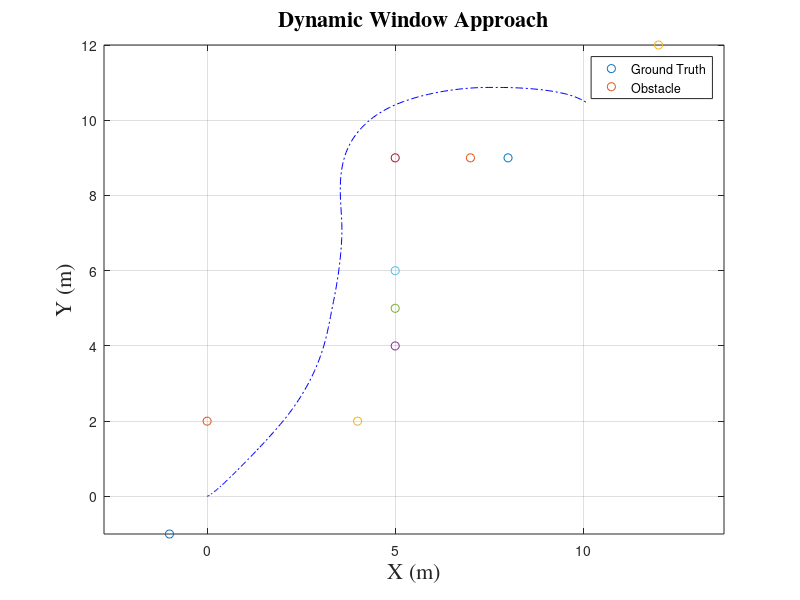

The MATLAB script that drew this image:
clear;
close all;
clc;
% reading file
fileID = fopen('data.txt', 'r');
formatSpec = '%f';
size = [3 1000];
data = fscanf(fileID, formatSpec, size);

Obstacle = [-1, -1;
            0, 2;
            4, 2;
            5, 4;
            5, 5;
            5, 6;
            5, 9;
            8, 9;
            7, 9;
            12, 12];

figure(1);
%Plot Result
set(gca, 'fontsize', 16, 'fontname', 'times');
for i = 1:length(Obstacle)
    plot(Obstacle(i, 1), Obstacle(i, 2),'o'); hold on;
end
plot(data(2, :), data(3, :),'-.b'); hold on;
title('Dynamic Window Approach', 'fontsize', 16, 'fontname', 'times');
xlabel('X (m)', 'fontsize', 16, 'fontname', 'times');
ylabel('Y (m)', 'fontsize', 16, 'fontname', 'times');
legend('Ground Truth','Obstacle');
grid on;
axis equal;

% Auto save graph
saveas(gcf, 'DWA.png');